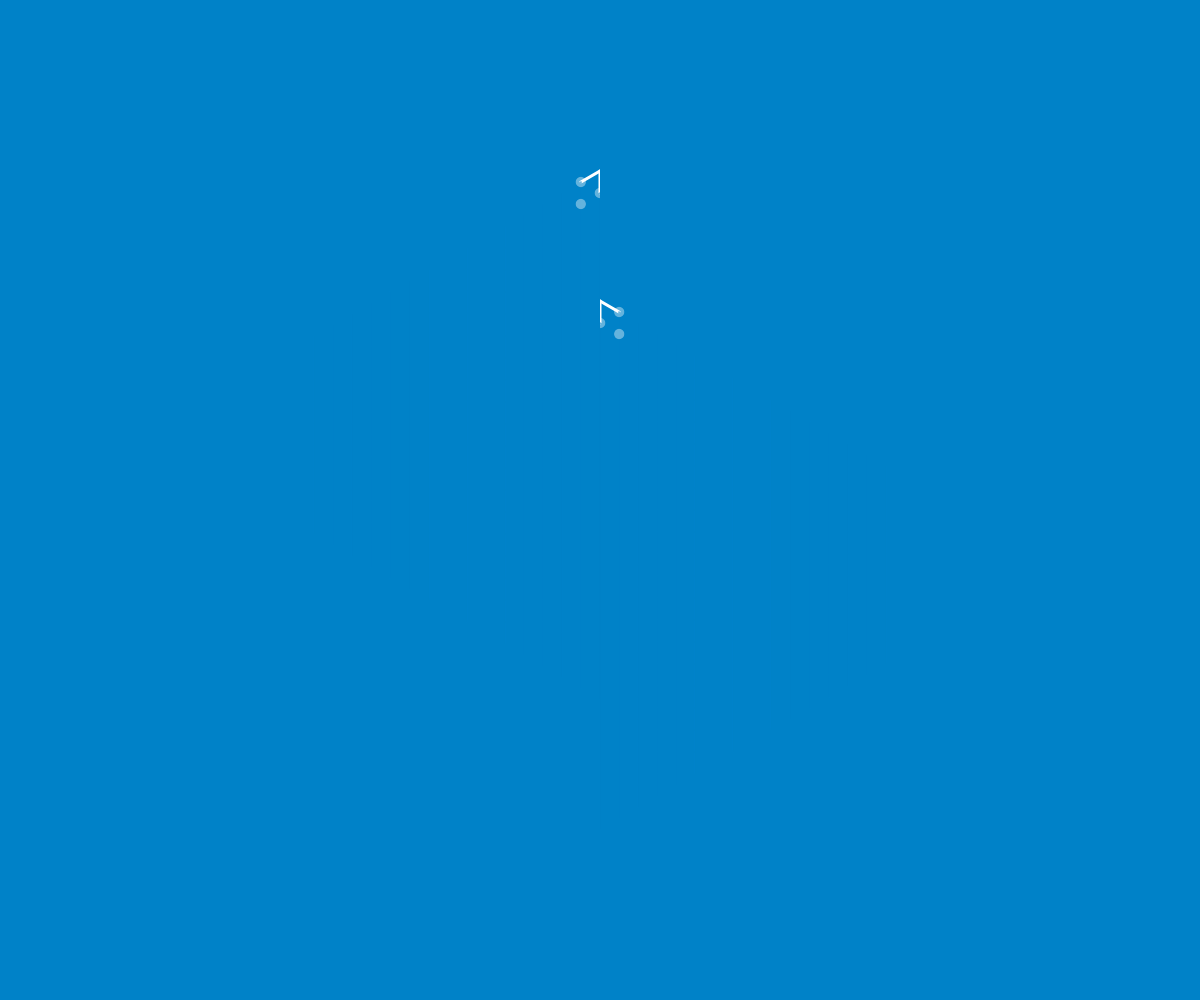
Frame 1 (no input)
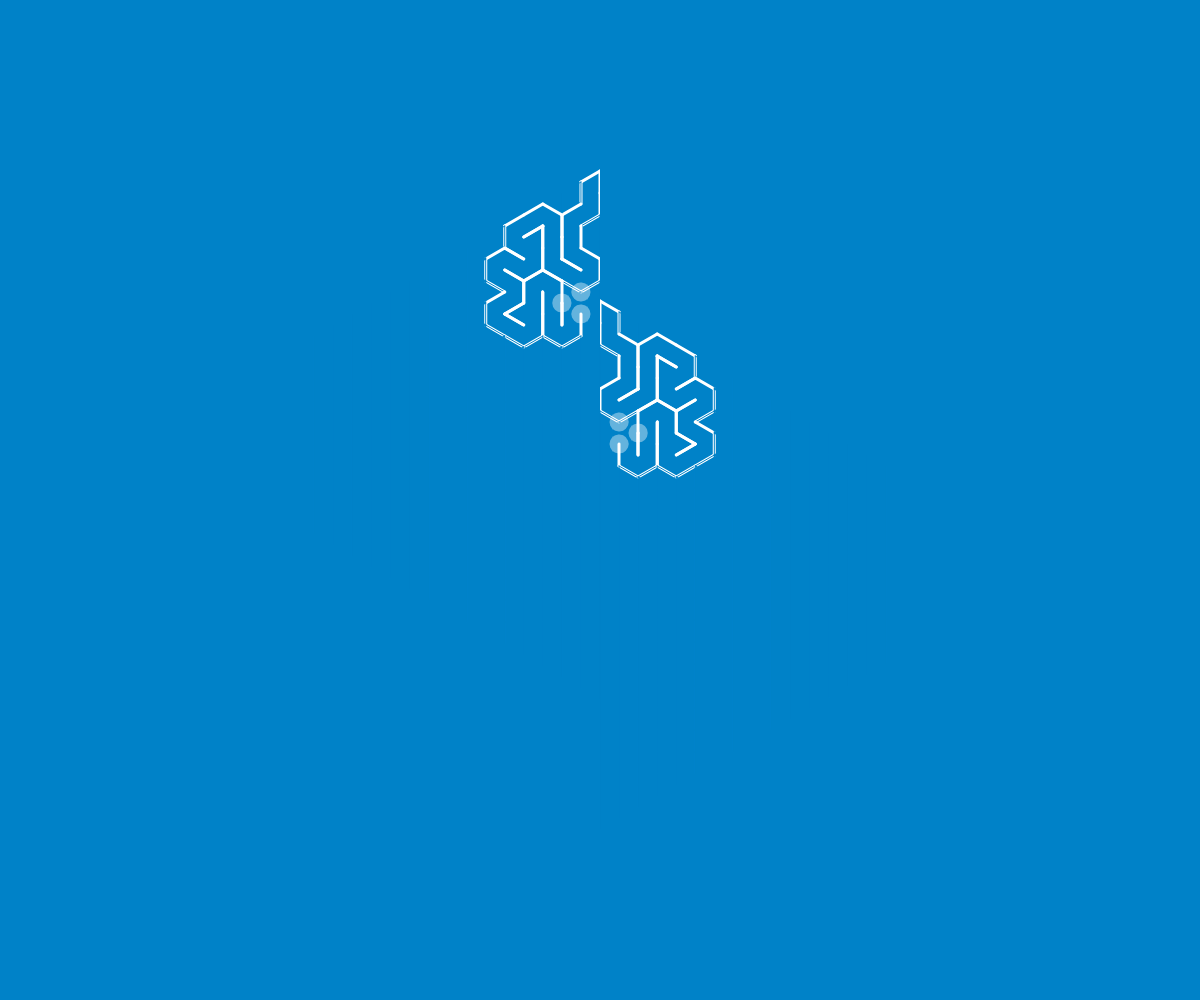
Frame 60 (no input)
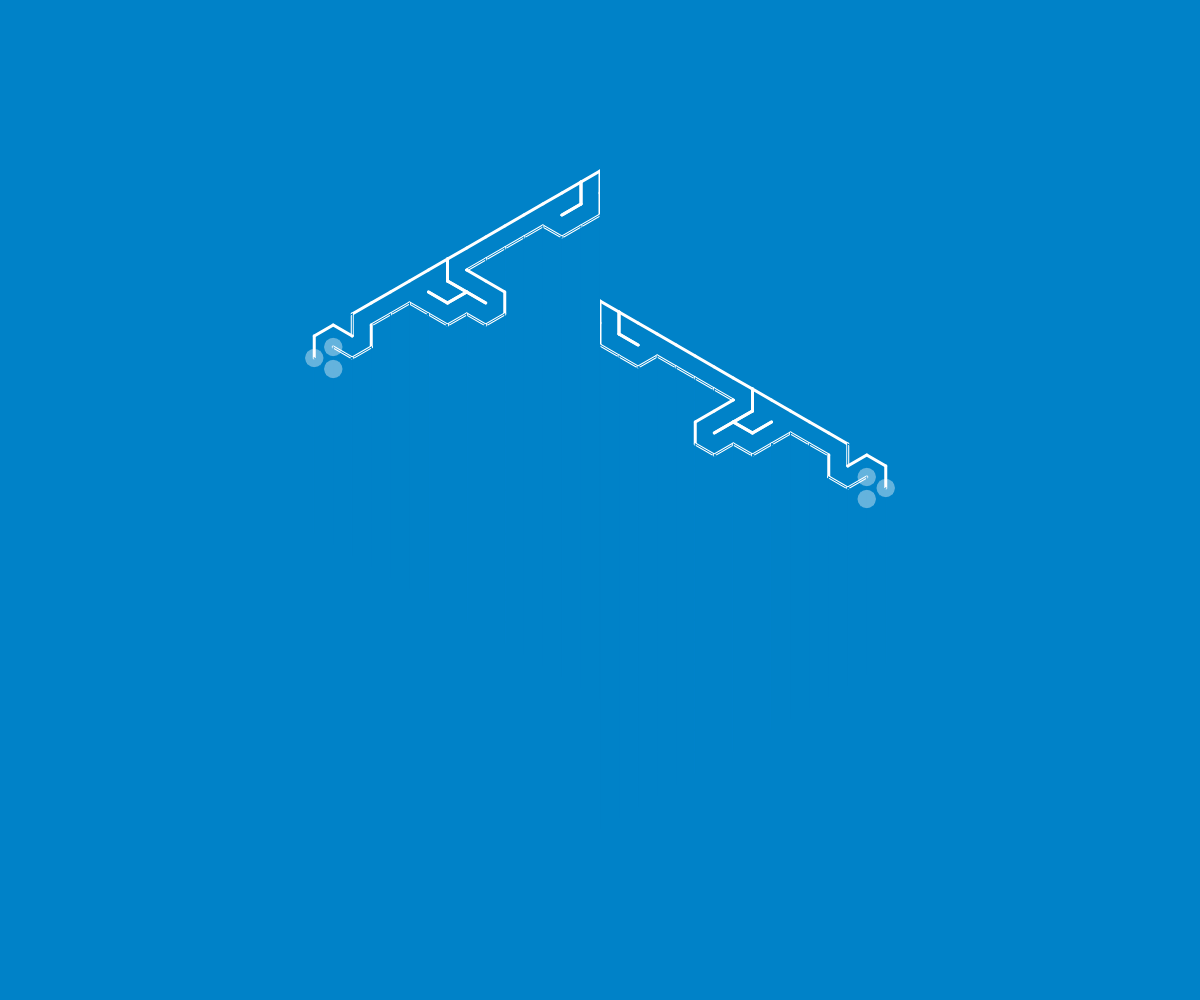
Frame 120 (the mouse pressed at the canvas centre since frame 60)

The p5.js sketch that drew these frames (run headless with seeded random() and noise() and a simulated clock; from frame 60 on, the mouse is pressed at the canvas centre):

// p5.js sketch
// ── sketch.js
var cells; // griglia delle celle
var stack; // stack viene usato per salvare le celle visitate
var current;  // cella corrente
var maze; // variabile per disegnare il labirinto


function setup() {
  createCanvas(windowWidth, windowHeight);
  background(0, 130, 200);
  
  initializeVariables();
  createGrid();
}


function draw() {
  updateMaze();
  displayMaze();
}


function mousePressed() {
  createGrid();
}


function initializeVariables() {
  maze = createGraphics(600, 300);
  Cell.l = 22;
  
  Cell.h = Cell.l*sqrt(3)/2;
  Cell.r = Cell.h*2/3;
  Cell.theta = TWO_PI/3;
  
  Cell.cols = floor(1.8*maze.width/Cell.l)-3;
  Cell.rows = floor(maze.height/Cell.h);
}


function createGrid() {
  cells = [];
  stack = [];
  
  var x = 0, y = 0, up = false;
  
  for (var j = 0; j < Cell.rows; j += 1) {
    for (var i = j; i <= Cell.cols-j; i += 1) {
      
      if (i%2 === 0) {
        up = j%2  === 0 ? false : true;
      } else {
        up = j%2  === 1 ? false : true;
      }
      
      x = Cell.l + i*Cell.l/2;
      y = up ? Cell.r : Cell.h - Cell.r; 
      y += j*Cell.h;
      
      cells.push(new Cell(x, y, up));
    }
  }
  
  current = cells[0];
}


function updateMaze() {
  maze.background(0, 130, 200);
  
  current.visited = true;
  
  // codice per passare al neighbor
  var next = current.chooseNeighbor();
  if (next) {
    stack.push(current);  
    Cell.removeWalls(current, next);
    current = next;
  } else if (stack.length > 0) {
    current = stack.pop();
  }
  
  // codice per visualizzare le celle
  for (var i = 0, l = cells.length; i < l; i += 1) {
    cells[i].display(maze);
  }
  
  // codice per evidenziare la cella corrente
  if (stack.length > 0) {
    current.highlight(maze);
  }
}

// posizione e dimensione di tutto il disegno
function displayMaze() {
  translate(width/2, (height - maze.width)/2);
  rotate(HALF_PI);
  
  image(maze, -40, 0);
  
  scale(1, -1);
  image(maze, 90, 0);
}

// ── cell.js
function Cell(x, y, up) {
  this.x = x; // coordinate x
  this.y = y; // coordinate y
  this.angle = up ? -HALF_PI : HALF_PI; // orientamento del triangolo
  this.edges = [true, true, true];  // array booleana usata per stabilire quali bordi saranno disegnati
  this.visited = false; // booleana usata per sapere se la cella è stata già visitata
}

// formula per disegnare cerchi con diametro casuale sui bordi della cella visitata

Cell.prototype.highlight = function(pg)  {
  var diam = random(50);
  
  pg.noStroke();
  pg.fill(255, 255, 255, 100);

  for (var i = 0, l = this.edges.length; i < l; i += 1) {
    pg.ellipse(
      this.x + Cell.r * cos(this.angle - i * Cell.theta), 
      this.y + Cell.r * sin(this.angle - i * Cell.theta),
      diam, diam
    );
  }
};

// formula per disegnare i bordi attivi

Cell.prototype.display = function(pg) {
  pg.strokeWeight(this.visited ? 3 : 1);
  pg.stroke(this.visited ? color(255, 255, 255) : color(0, 130, 200));
  
  for (var i = 0, l = this.edges.length; i < l; i += 1) {
    if (this.edges[i]) {
      pg.line(
        this.x + Cell.r*cos(this.angle - (i+0)%l * Cell.theta),
        this.y + Cell.r*sin(this.angle - (i+0)%l * Cell.theta),
        this.x + Cell.r*cos(this.angle - (i+1)%l * Cell.theta),
        this.y + Cell.r*sin(this.angle - (i+1)%l * Cell.theta)
      );
    }
  }
};

Cell.prototype.chooseNeighbor = function () {
  var index;
  var x, y;
  var list = [];
  
  // codice per trovare i neighbor disponibili
  for(var i = 0, l = 3; i < l; i += 1) {
    // codice per trovare la posizione dei neighbor
    x = this.x + Cell.r * cos(this.angle - Cell.theta * (i + 0.5));
    y = this.y + Cell.r * sin(this.angle - Cell.theta * (i + 0.5));
    
    // usare la posizione per trovare l'index dei neighbor
    index = Cell.findIndex(round(x), round(y));
    
    // se il neighbor non è stato ancora visitato, viene aggiunto alla lista dei neighbor disponibili
    if (index && !cells[index].visited) {
      list.push(cells[index]);
    }
  }
  
  // se ci sono neighbor disponibili, ne viene scelto uno
  if (list.length > 0) {
    return list[floor(random(list.length))];
  }
};  

Cell.findIndex = function (x, y) {
  // codice per individuare la posizione sulla griglia
  var i = floor(2*x/Cell.l)-2;
  var j = floor(y/Cell.h);
  
  // codice per trovare l'index sull'array delle celle se si trova su una posizione valida della griglia
  var index = i;
  if (i >= j && i <= Cell.cols-j && j >= 0 && j < Cell.rows) {
    for (var k = 0; k < j; k += 1) {
      index += Cell.cols - 2*k;
    }
    
    return index;
  }
};

Cell.removeWalls = function (c, n) {
  var angle = atan2(n.y - c.y, n.x - c.x);
  angle = (angle + PI)%PI;
  
  var idx = floor(2 * angle / Cell.theta);
  
  c.edges[idx] = false;
  n.edges[idx] = false;
};
